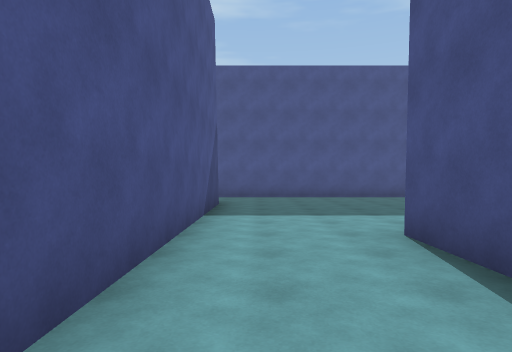
[1] (above)

24 first-person views from a walk through a Unity game level. The camera is 1.4 m above the floor, looks level and sees 75° across. The floor is counted in squares, 2 m on a side. Each view is taken from the middle of a square. On the plan, view 1 faces up. The plan holds only what a view shows up to about 10 squares ahead; the rest is blank. The place goes on beyond the plan. The player character is not drawn.

[2]
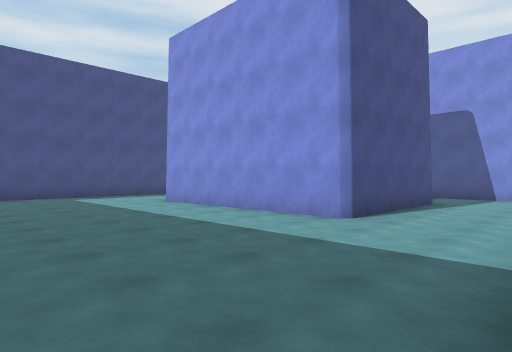

[3]
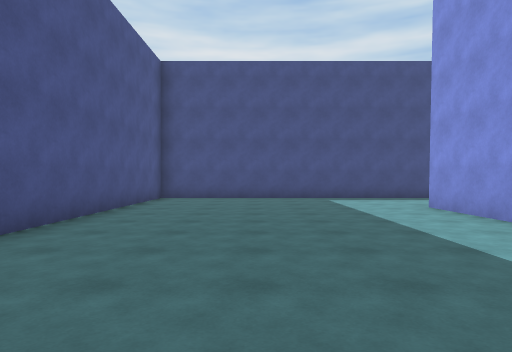

[4]
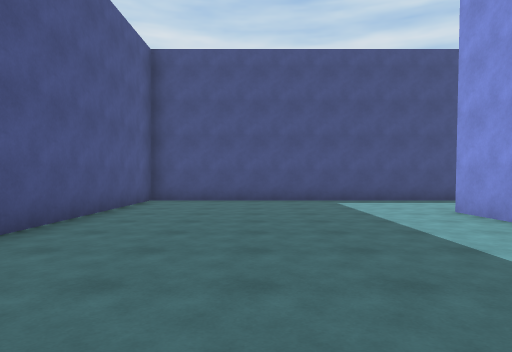

[5]
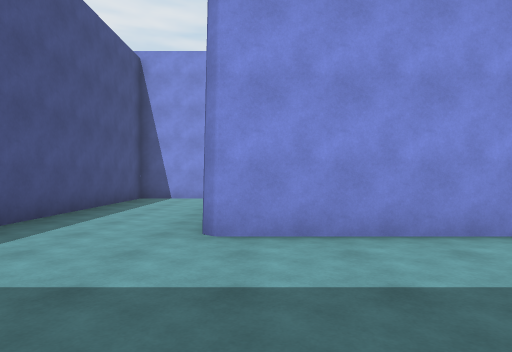

[6]
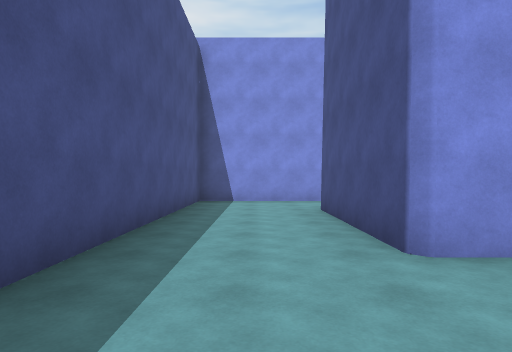

[7]
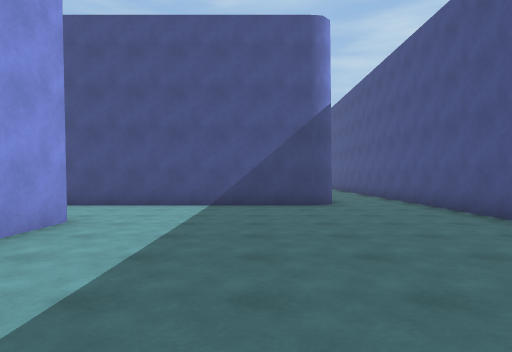

[8]
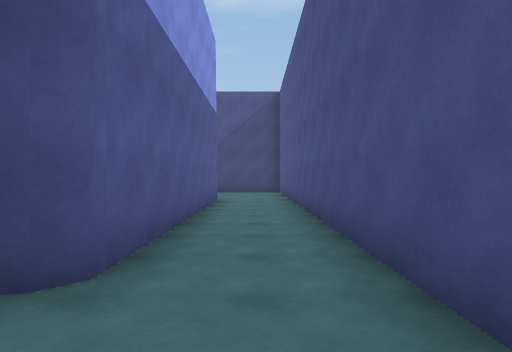

[9]
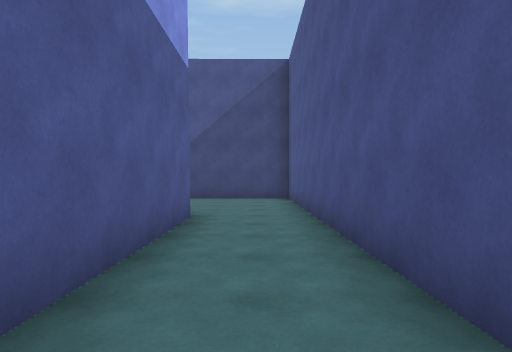

[10]
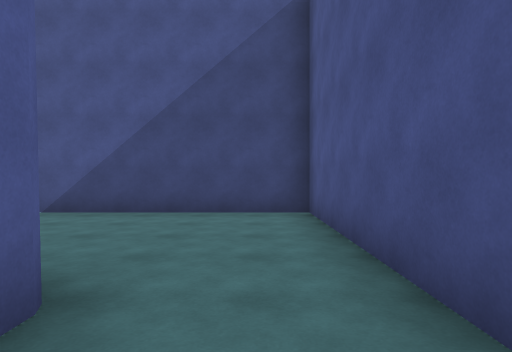

[11]
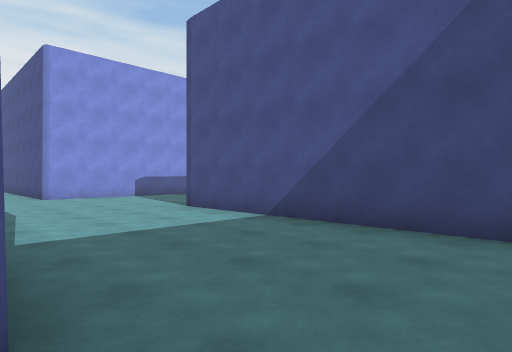

[12]
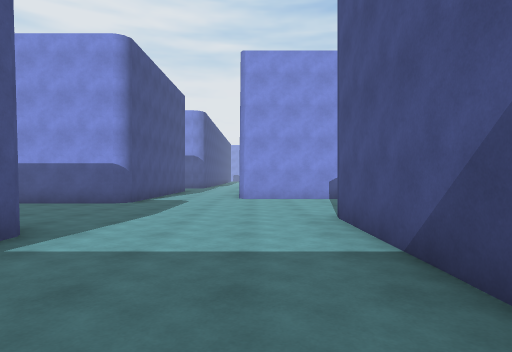

[13]
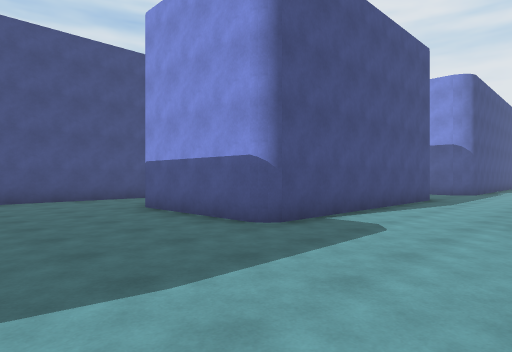

[14]
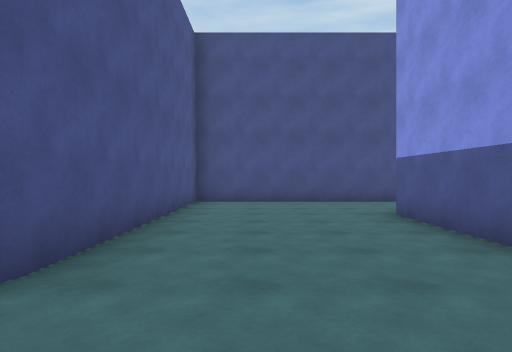

[15]
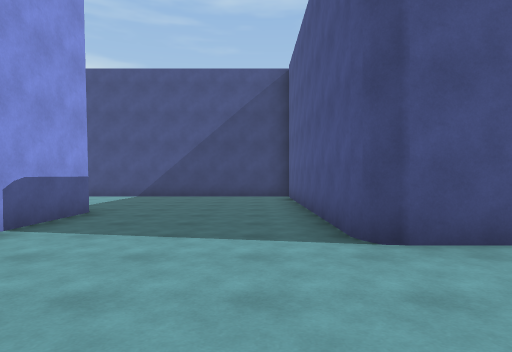

[16]
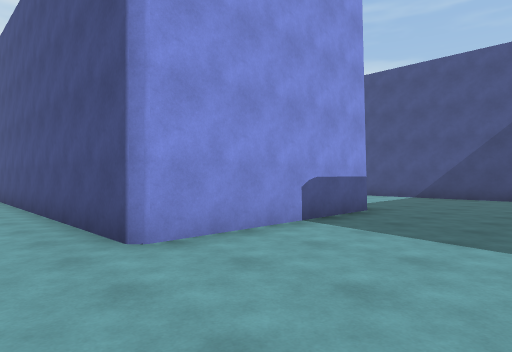

[17]
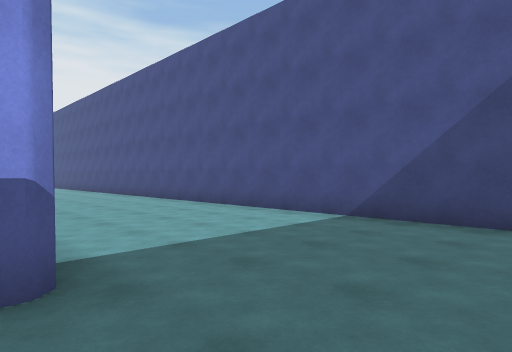

[18]
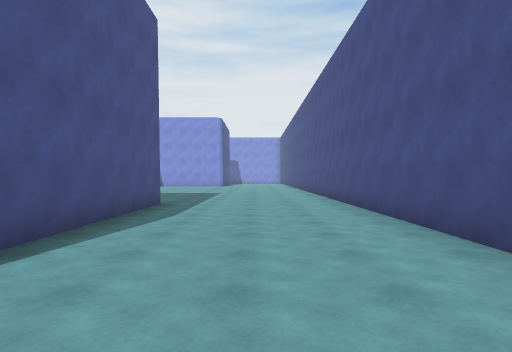

[19]
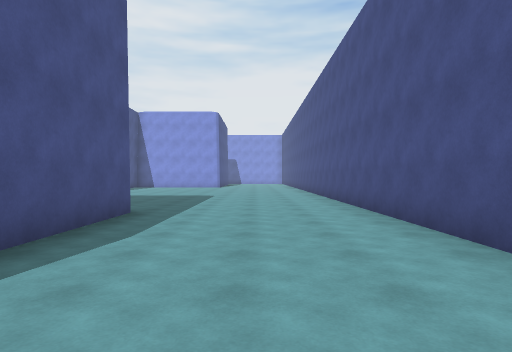

[20]
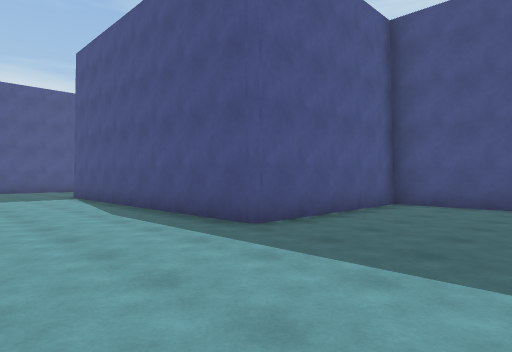

[21]
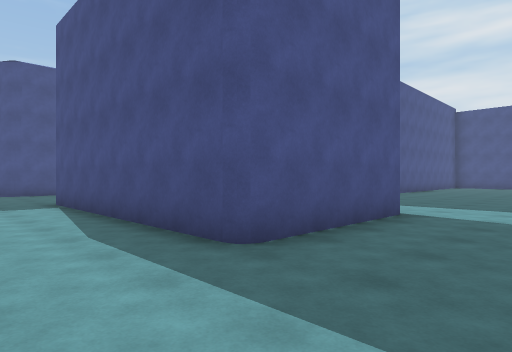

[22]
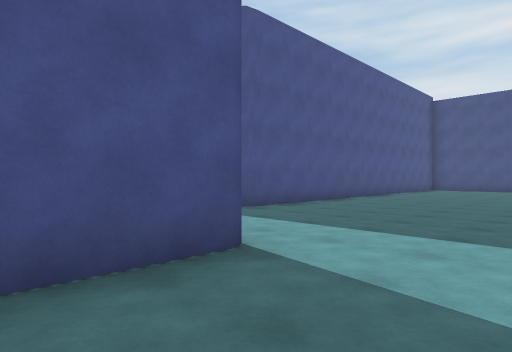

[23]
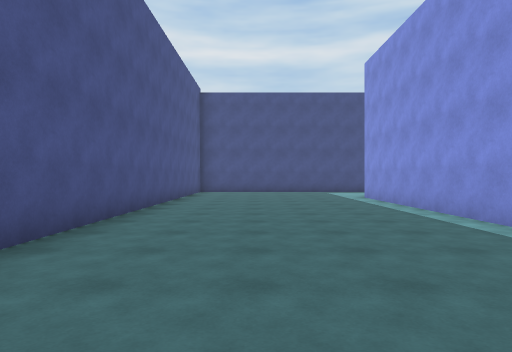

[24]
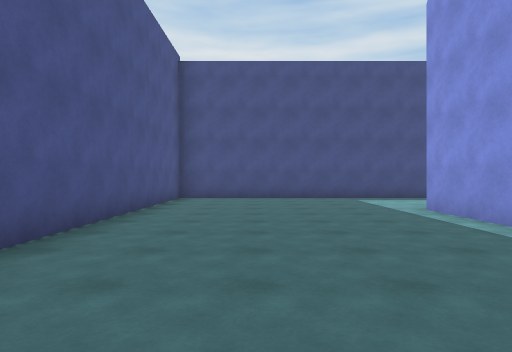

### Floor plan
Points are (right, up) in squares from view 1. A wall is a line through its corners. A room is listed if a view was taken in it or the views show most of it. See-through windows are left out.
Room 1 (views 1, 2, 3, 4, 5, 6, 7, 8, 9, 10)
walls: (1.8, 0) (1.8, 4.1) (7.6, 4.1) (7.6, 0); (1.8, 11) (-8.4, 11); (7.1, -2.4) (10.6, -2.4) (10.6, 11) (3.9, 11); (0.5, -2.4) (1.8, -2.4); (-8.8, 8.9) (-1.3, 8.9) (-0.9, 8.6) (-0.9, 1.1)
ways out: opening at (-9, 10) to room 2
Room 2 (views 11, 12, 13, 14, 15, 16, 17, 18, 19, 20, 21, 22, 23, 24)
walls: (-8.8, -6.3) (-8.7, 0.2); (-8.4, 0.5) (-5, 0.5); (-4.8, -6.6) (-8.5, -6.6); (-1.3, -3.6) (-1.8, -3.5); (-1.9, -0.9) (-1.9, 4.6) (-8.8, 4.6); (-16.5, -1.2) (-11.5, -1.2) (-11.5, -9.2); (-11.7, -12) (-11.7, -9.6) (-16.6, -9.6) (-16.6, -2.2); (-13.8, 3.1) (-19.9, 3.1); (0.5, -9.5) (6.9, -9.5); (-21.3, 0.5) (-21.3, -13); (-8.4, 11) (-13.4, 11) (-13.4, 3.5); (10, -3.6) (-1.4, -3.6)
ways out: opening at (-9, 10) to room 1

Where each view was taken, in squares from view 1:
view 1: 0 up, 0 right, facing up
view 2: 9 up, 1 left, facing down-right
view 3: 8 up, 0 right, facing right
view 4: 8 up, 1 right, facing right
view 5: 8 up, 7 right, facing down
view 6: 7 up, 9 right, facing down
view 7: 7 up, 7 right, facing left
view 8: 10 up, 1 right, facing left
view 9: 10 up, 3 left, facing left
view 10: 10 up, 7 left, facing left
view 11: 10 up, 9 left, facing down-left
view 12: 9 up, 12 left, facing down
view 13: 4 up, 12 left, facing down-right
view 14: 3 up, 11 left, facing right
view 15: 2 up, 10 left, facing left
view 16: 2 up, 10 left, facing down-left
view 17: 1 up, 16 left, facing down-left
view 18: 1 down, 19 left, facing down
view 19: 3 down, 19 left, facing down
view 20: 13 down, 20 left, facing up-right
view 21: 9 down, 11 left, facing up-right
view 22: 9 down, 7 left, facing up-right
view 23: 6 down, 4 left, facing right
view 24: 6 down, 0 right, facing right
